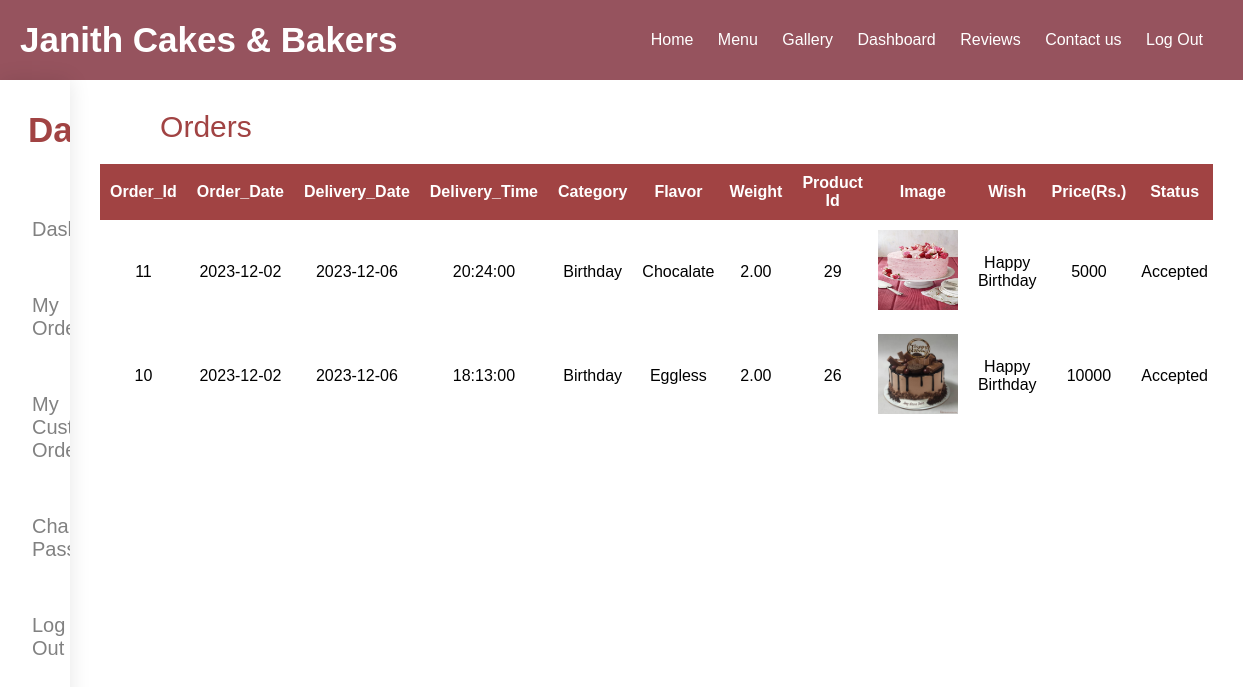
The app's page /user/my_orders.php (signed in) with its own data.
### tables this page shows
CREATE TABLE `order_new` (
  `Order_Id` int(100) NOT NULL,
  `Product_Id` int(100) NOT NULL,
  `Customer_Id` int(100) NOT NULL,
  `Delivery_Date` date NOT NULL,
  `Delivery_Time` time NOT NULL,
  `Category` varchar(255) NOT NULL,
  `Address` varchar(255) NOT NULL,
  `Flavor` varchar(100) NOT NULL,
  `Phone_Number` varchar(20) NOT NULL,
  `Weight` decimal(5,2) NOT NULL,
  `Image` varchar(255) NOT NULL,
  `Order_Date` date NOT NULL,
  `price` int(100) NOT NULL,
  `Wish` varchar(255) NOT NULL,
  `status` varchar(50) DEFAULT 'Pending'
);

### user/my_orders.php (the view, shortened to what this page needs)
<?php
include("../connect.php");
$customer_id = $_SESSION['customer_id'];
?>
<!DOCTYPE html>
<html lang="en">
<head>
    <link rel="stylesheet" href="dashboard.css">
</head>
<body>
    <div class="header">
        <div class="dash-container">
            <div class="navbar">
                <div class="dash-logo">
                    <a href="../index.php"><label class="dash-logo">Janith Cakes & Bakers</label></a>
                </div>
                <nav>
                    <ul id="menuItems">
                        <li><a href="../index.php">Home</a></li>
                        <li><a href="../menu.php">Menu</a></li>
                        <li><a href="../gallery.php">Gallery</a></li>
                        <li><a href="../dashboard.php">Dashboard</a></li>
                        <li><a href="../review.php">Reviews</a></li>
                        <li><a href="../index.php">Contact us</a></li>
                        <li><a href="../logout.php">Log Out</a></li>
                    </ul>
                </nav>
            </div>
        </div>
    </div>
    <div class="container">
        <div id="sidenav" class="sidenav">
            <p class="logo"> Dashboard</p>
            <a href="dashboard.php" class="icon-a"> <i class="fa fa-dashboard icons"></i>&nbsp;&nbsp; Dashboard </a>
            <a href="my_orders.php" class="icon-a"> <i class="fa fa-shopping-bag icons"></i>&nbsp;&nbsp; My Orders </a>
            <a href="custom_orders.php" class="icon-a"> <i class="fa fa-shopping-bag icons"></i>&nbsp;&nbsp; My Custom Orders </a>
            <a href="change_password.php" class="icon-a"> <i class="fa fa-users icons"></i>&nbsp;&nbsp; Change Password </a>
            <a href="../logout.php"icon-a> <i class="fa fa-tasks icons"></i>&nbsp;&nbsp; Log Out </a>
        </div>
        <div class="main">
            <div class="col-div-6">
                <span style="font-size: 30px; cursor: pointer; color: rgb(161, 67, 67);" class="nav">Orders</span>
            </div>
            <div class="sub-container">
                <table class="table">
                    <thead>
                        <tr>
                            <th> Order_Id </th>
                            <th> Order_Date </th>
                            <th> Delivery_Date</th>
                            <th> Delivery_Time</th>
                            <th> Category </th>
                            <th> Flavor </th>
                            <th> Weight </th>
                            <th> Product Id </th>
                            <th> Image </th>
                            <th> Wish </th>
                            <th> Price(Rs.) </th>
                            <th> Status </th>
                        </tr>
                    </thead>
                    <tbody>
            </div>
        </div>
        <?php
        $quary = "SELECT * FROM order_new where Customer_Id = '$customer_id' ORDER BY Order_Id DESC ";
        $run_quary = mysqli_query($con, $quary);
        while ($order_row = mysqli_fetch_assoc($run_quary)) {
            $order_id = $order_row['Order_Id'];
            $order_date = $order_row['Order_Date'];
            $order_del_date = $order_row['Delivery_Date'];
            $order_del_time = $order_row['Delivery_Time'];
            $order_category = $order_row['Category'];
            $order_flavor = $order_row['Flavor'];
            $order_weight = $order_row['Weight'];
            $product_id = $order_row['Product_Id'];
            $order_image = $order_row['Image'];
            $order_wish = $order_row['Wish'];
            $order_price = $order_row['price'];
            $status = $order_row['status'];
            echo "<tr>
            <td>$order_id</td>
            <td>$order_date</td>
            <td>$order_del_date</td>
            <td>$order_del_time </td>
            <td>$order_category</td>
            <td>$order_flavor</td>
            <td>$order_weight</td>
            <td>$product_id</td>
            <td><img src='../admin/$order_image' width='50px' height='50px'></td>
            <td>$order_wish</td>
            <td>$order_price</td>
            <td>$status</td>
            </tr>";
        }
        ?>
</body>
</html>

### user/dashboard.css (style rules this page uses)
* { margin: 0; padding: 0; box-sizing: border-box; }
body { font-family: Arial; }
.navbar { display: flex; align-items: center; padding: 20px; }
nav { flex: 1; text-align: right; }
nav ul { display: inline-block; list-style-type: none; }
nav ul li { display: inline-block; margin-right: 20px; }
a { text-decoration: none; color: white; }
p { color: white; }
.header { background: rgb(150, 83, 94); }
.dash-logo { color: white; font-size: 35px; font-weight: bold; }
.container { width: 100%; min-height: 800px; height: auto; display: flex; }
.logo { margin: 0px; margin-left: 28px; margin-right: 10px; font-weight: bold; color: rgb(161, 67, 67); justify-content: center; margin-bottom: 30px; font-size: 35px; }
.sidenav { height: auto; background-color: white; overflow: hidden; transition: 0.5s; padding-top: 30px; box-shadow: 0 0 20px 0px rgba(0, 0, 0, 0.1); flex-basis: 20%; }
.sidenav a { padding: 15px 8px 15px 32px; text-decoration: none; font-size: 20px; color: #818181; display: block; transition: 0.3s; }
.main { padding: 30px; height: auto; flex-basis: 80%; }
.col-div-6 { display: flex; flex-direction: row; justify-content: space-between; padding: 0px 60px 20px 60px; }
.sub-container { width: 100%; height: auto; }
table { width: 100%; border-collapse: collapse; }
thead { width: 100%; }
th { text-align: center; padding: 10px; color: #fff; background: rgb(161, 67, 67); font-weight: bold; }
td { padding: 10px 5px; text-align: center; }
td img { width: 80px; height: 80px; margin-right: 10px; }

### records on screen
order_new: Order_Id "11", Order_Date "2023-12-02", Delivery_Date "2023-12-06", Delivery_Time "20:24:00", Category "Birthday", Flavor "Chocalate", Weight "2.00", Product_Id "29", Image (picture), Wish "Happy Birthday", price "5000", status "Accepted"
order_new: Order_Id "10", Order_Date "2023-12-02", Delivery_Date "2023-12-06", Delivery_Time "18:13:00", Category "Birthday", Flavor "Eggless", Weight "2.00", Product_Id "26", Image (picture), Wish "Happy Birthday", price "10000", status "Accepted"
